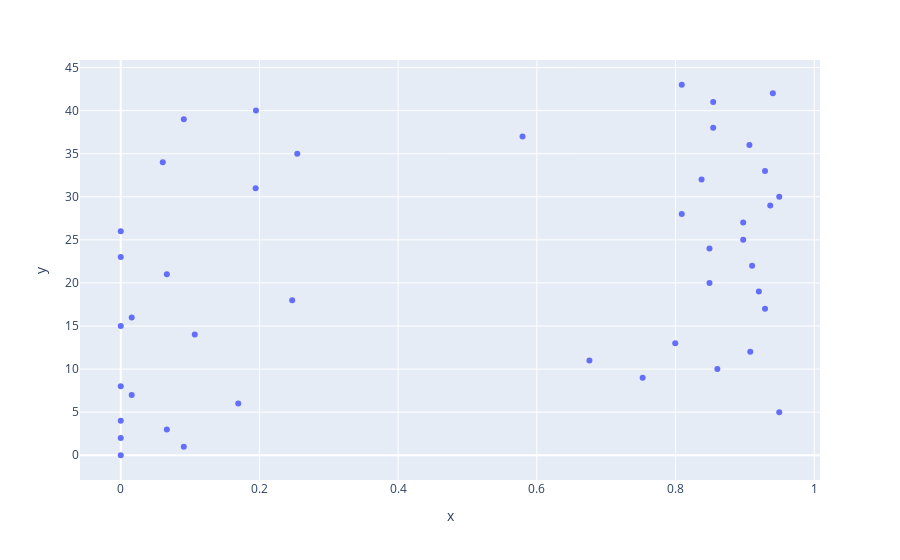

The notebook cell this image was saved under:
### Code cell
import plotly.express as px


y = np.arange(0,len(x),1)
fig = px.scatter( x=x, y=y)
fig.show()

### Figure 1 — Plotly figure (JSON) as saved in the notebook; plotly's stock layout.template omitted (floating-point values rounded to 4 significant figures)
{"data": [{"hovertemplate": "x=%{x}<br>y=%{y}<extra></extra>", "legendgroup": "", "marker": {"color": "#636efa", "symbol": "circle"}, "mode": "markers", "name": "", "orientation": "v", "showlegend": false, "type": "scatter", "x": [0, 0.09091, 0, 0.06646, 0, 0.9495, 0.1694, 0.01581, 0, 0.7525, 0.8603, 0.6758, 0.9077, 0.7995, 0.1067, 0, 0.01581, 0.929, 0.2472, 0.9201, 0.8489, 0.06646, 0.9104, 0, 0.8489, 0.8975, 0, 0.8975, 0.8089, 0.9365, 0.9495, 0.1945, 0.8375, 0.929, 0.06061, 0.2545, 0.9065, 0.5793, 0.8543, 0.09091, 0.195, 0.8543, 0.9403, 0.8089], "xaxis": "x", "y": [0, 1, 2, 3, 4, 5, 6, 7, 8, 9, 10, 11, 12, 13, 14, 15, 16, 17, 18, 19, 20, 21, 22, 23, 24, 25, 26, 27, 28, 29, 30, 31, 32, 33, 34, 35, 36, 37, 38, 39, 40, 41, 42, 43], "yaxis": "y"}], "layout": {"autosize": true, "legend": {"tracegroupgap": 0}, "margin": {"t": 60}, "xaxis": {"anchor": "y", "autorange": true, "domain": [0, 1], "range": [-0.05759, 1.007], "title": {"text": "x"}, "type": "linear"}, "yaxis": {"anchor": "x", "autorange": true, "domain": [0, 1], "range": [-3.329, 46.33], "title": {"text": "y"}, "type": "linear"}}}
